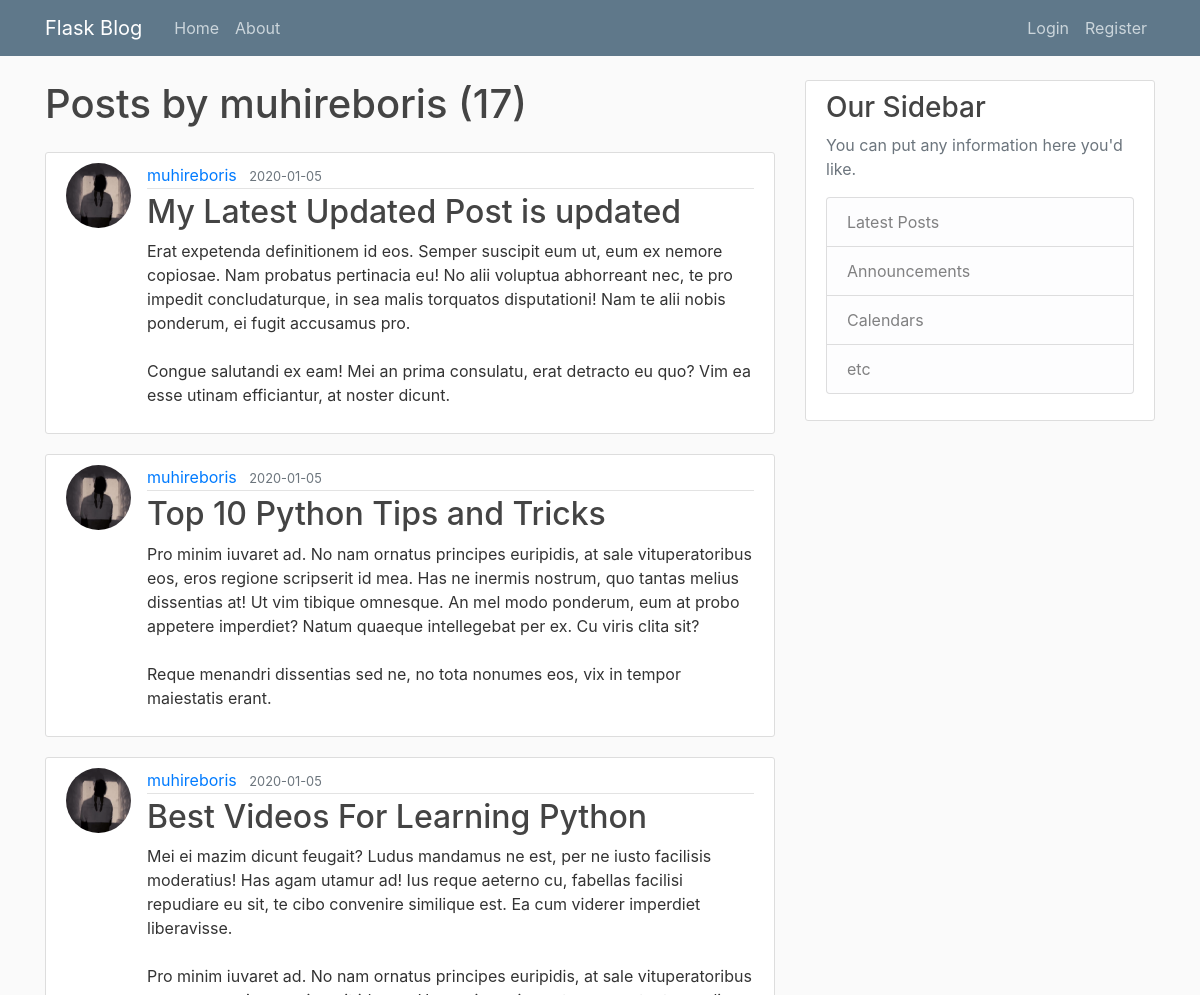
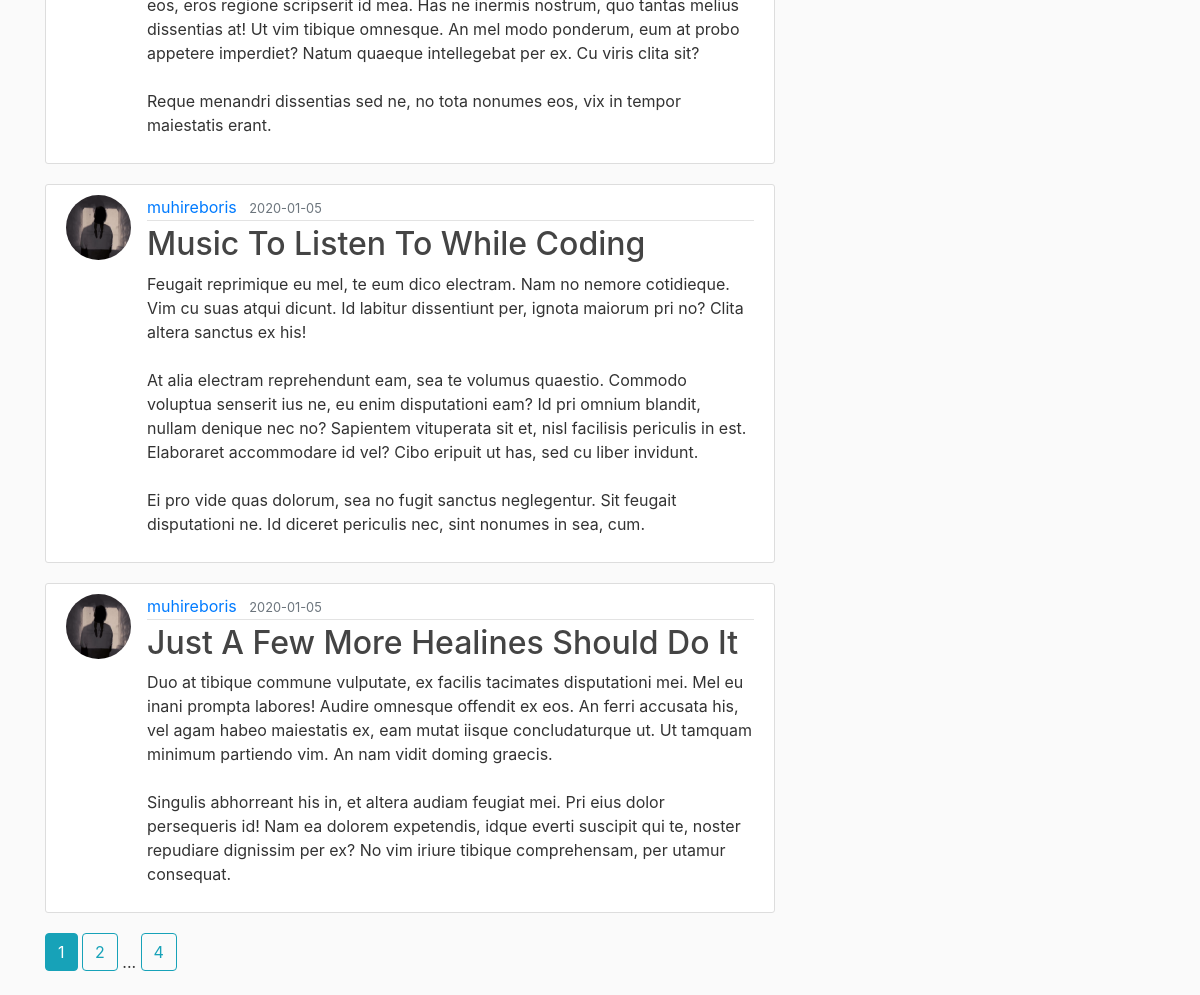
Page /user/1 on the committed database (2 pictures, top to bottom).
### flask_blog/models.py (models this page shows, shortened)
class User(db.Model, UserMixin):
    id = db.Column(db.Integer, primary_key=True)
    username = db.Column(db.String(20), nullable= False)
    email = db.Column(db.String(120), unique=True, nullable= False)
    password = db.Column(db.String(32), nullable= False)
    image_file = db.Column(db.String(120), default='default.jpg', nullable=False)
    posts = db.relationship('Post', backref='author', lazy=True)
    def __repr__(self):
        return f"User('{self.username}','{self.email}','{self.image_file}')"

class Post(db.Model):
    id = db.Column(db.Integer, primary_key=True)
    title = db.Column(db.String(120), nullable=False)
    created_on = db.Column(db.DateTime, nullable=False, default=datetime.utcnow)
    content = db.Column(db.Text, nullable=False)
    user_id= db.Column(db.Integer,  db.ForeignKey('user.id'), nullable=False)

### flask_blog/users/routes.py (the view)
@users.route("/user/<user_id>")
def user_posts(user_id):
    page = request.args.get('page', type=int, default=1)
    user = User.query.filter_by(id=user_id).first_or_404()
    print(user)
    posts = Post.query.filter_by(author=user)\
        .order_by(Post.created_on.desc())\
        .paginate(page=page, per_page=5)
    return render_template('user_posts.html', posts=posts, user=user)

### flask_blog/templates/user_posts.html
    {% extends "layout.html" %}
    {% block content %}
    <h1 class="mb-4">Posts by {{ user.username }} ({{ posts.total }})</h1>
        {% for post in posts.items %}
        <article class="media content-section">
            <img src="{{ url_for('static', filename='images/' + post.author.image_file) }}" alt="" class="rounded-circle article-img">
            <div class="media-body">
                <div class="article-metadata">
                    <a class="mr-2" href="{{ url_for('users.user_posts', user_id=post.user_id) }}">{{ post.author.username }}</a>
                    <small class="text-muted">{{ post.created_on.strftime('%Y-%m-%d') }}</small>
                </div>
                <h2><a class="article-title" href="{{ url_for('posts.view_post', post_id=post.id )}}">{{ post.title }}</a></h2>
                <p class="article-content">{{ post.content }}</p>
            </div>
        </article>
        {% endfor %}
        {% for page_num in posts.iter_pages(left_edge=1, right_edge=1, left_current=1, right_current=2) %}
            {% if page_num %}
                {% if posts.page == page_num %}
                    <a href="{{ url_for('users.user_posts',user_id=user.id , page=page_num )}}" class="btn btn-info mb-4" >{{ page_num }}</a>
                {% else %}
                    <a href="{{ url_for('users.user_posts',user_id=user.id , page=page_num )}}" class="btn btn-outline-info mb-4" >{{ page_num }}</a>
                {% endif %}
            {%else%}
                ...
            {% endif %}
        {% endfor %}
    {% endblock content%}

### flask_blog/static/main.css (style rules this page uses)
body { background: #fafafa; color: #333333; margin-top: 5rem; }
h1, h2, h3, h4, h5, h6 { color: #444444; }
.content-section { background: #ffffff; padding: 10px 20px; border: 1px solid #dddddd; border-radius: 3px; margin-bottom: 20px; }
.article-title { color: #444444; }
.article-content { white-space: pre-line; }
.article-img { height: 65px; width: 65px; margin-right: 16px; }
.article-metadata { padding-bottom: 1px; margin-bottom: 4px; border-bottom: 1px solid #e3e3e3 }

### rows in the picture
User: username "muhireboris"
Post: image_file (picture), author.username "muhireboris", created_on "2020-01-05", title "My Latest Updated Post is updated", content "Erat expetenda definitionem id eos. Semper suscipit eum ut, eum ex nemore copiosae. Nam probatus pertinacia eu! No alii voluptua abhorreant nec, te pro impedit concludaturque, in sea malis torquatos disputationi! Nam te alii nobis ponderum, ei fugit accusamus pro. Congue salutandi ex eam! Mei an prima consulatu, erat detracto eu quo? Vim ea esse utinam efficiantur, at noster dicunt."
Post: image_file (picture), author.username "muhireboris", created_on "2020-01-05", title "Top 10 Python Tips and Tricks", content "Pro minim iuvaret ad. No nam ornatus principes euripidis, at sale vituperatoribus eos, eros regione scripserit id mea. Has ne inermis nostrum, quo tantas melius dissentias at! Ut vim tibique omnesque. An mel modo ponderum, eum at probo appetere imperdiet? Natum quaeque intellegebat per ex. Cu viris clita sit? Reque menandri dissentias sed ne, no tota nonumes eos, vix in tempor maiestatis erant."
Post: image_file (picture), author.username "muhireboris", created_on "2020-01-05", title "Best Videos For Learning Python", content "Mei ei mazim dicunt feugait? Ludus mandamus ne est, per ne iusto facilisis moderatius! Has agam utamur ad! Ius reque aeterno cu, fabellas facilisi repudiare eu sit, te cibo convenire similique est. Ea cum viderer imperdiet liberavisse. Pro minim iuvaret ad. No nam ornatus principes euripidis, at sale vituperatoribus eos, eros regione scripserit id mea. Has ne inermis nostrum, quo tantas melius dissentias at! Ut vim tibique omnesque. An mel modo ponderum, eum at probo appetere imperdiet? Natum quaeque intellegebat per ex. Cu viris clita sit? Reque menandri dissentias sed ne, no tota nonumes eos, vix in tempor maiestatis erant."
Post: image_file (picture), author.username "muhireboris", created_on "2020-01-05", title "Music To Listen To While Coding", content "Feugait reprimique eu mel, te eum dico electram. Nam no nemore cotidieque. Vim cu suas atqui dicunt. Id labitur dissentiunt per, ignota maiorum pri no? Clita altera sanctus ex his! At alia electram reprehendunt eam, sea te volumus quaestio. Commodo voluptua senserit ius ne, eu enim disputationi eam? Id pri omnium blandit, nullam denique nec no? Sapientem vituperata sit et, nisl facilisis periculis in est. Elaboraret accommodare id vel? Cibo eripuit ut has, sed cu liber invidunt. Ei pro vide quas dolorum, sea no fugit sanctus neglegentur. Sit feugait disputationi ne. Id diceret periculis nec, sint nonumes in sea, cum."
Post: image_file (picture), author.username "muhireboris", created_on "2020-01-05", title "Just A Few More Healines Should Do It", content "Duo at tibique commune vulputate, ex facilis tacimates disputationi mei. Mel eu inani prompta labores! Audire omnesque offendit ex eos. An ferri accusata his, vel agam habeo maiestatis ex, eam mutat iisque concludaturque ut. Ut tamquam minimum partiendo vim. An nam vidit doming graecis. Singulis abhorreant his in, et altera audiam feugiat mei. Pri eius dolor persequeris id! Nam ea dolorem expetendis, idque everti suscipit qui te, noster repudiare dignissim per ex? No vim iriure tibique comprehensam, per utamur consequat."

### other values in the picture
{{ posts.total }} "17"
{{ page_num }} "1"
{{ page_num }} "2" "4"
